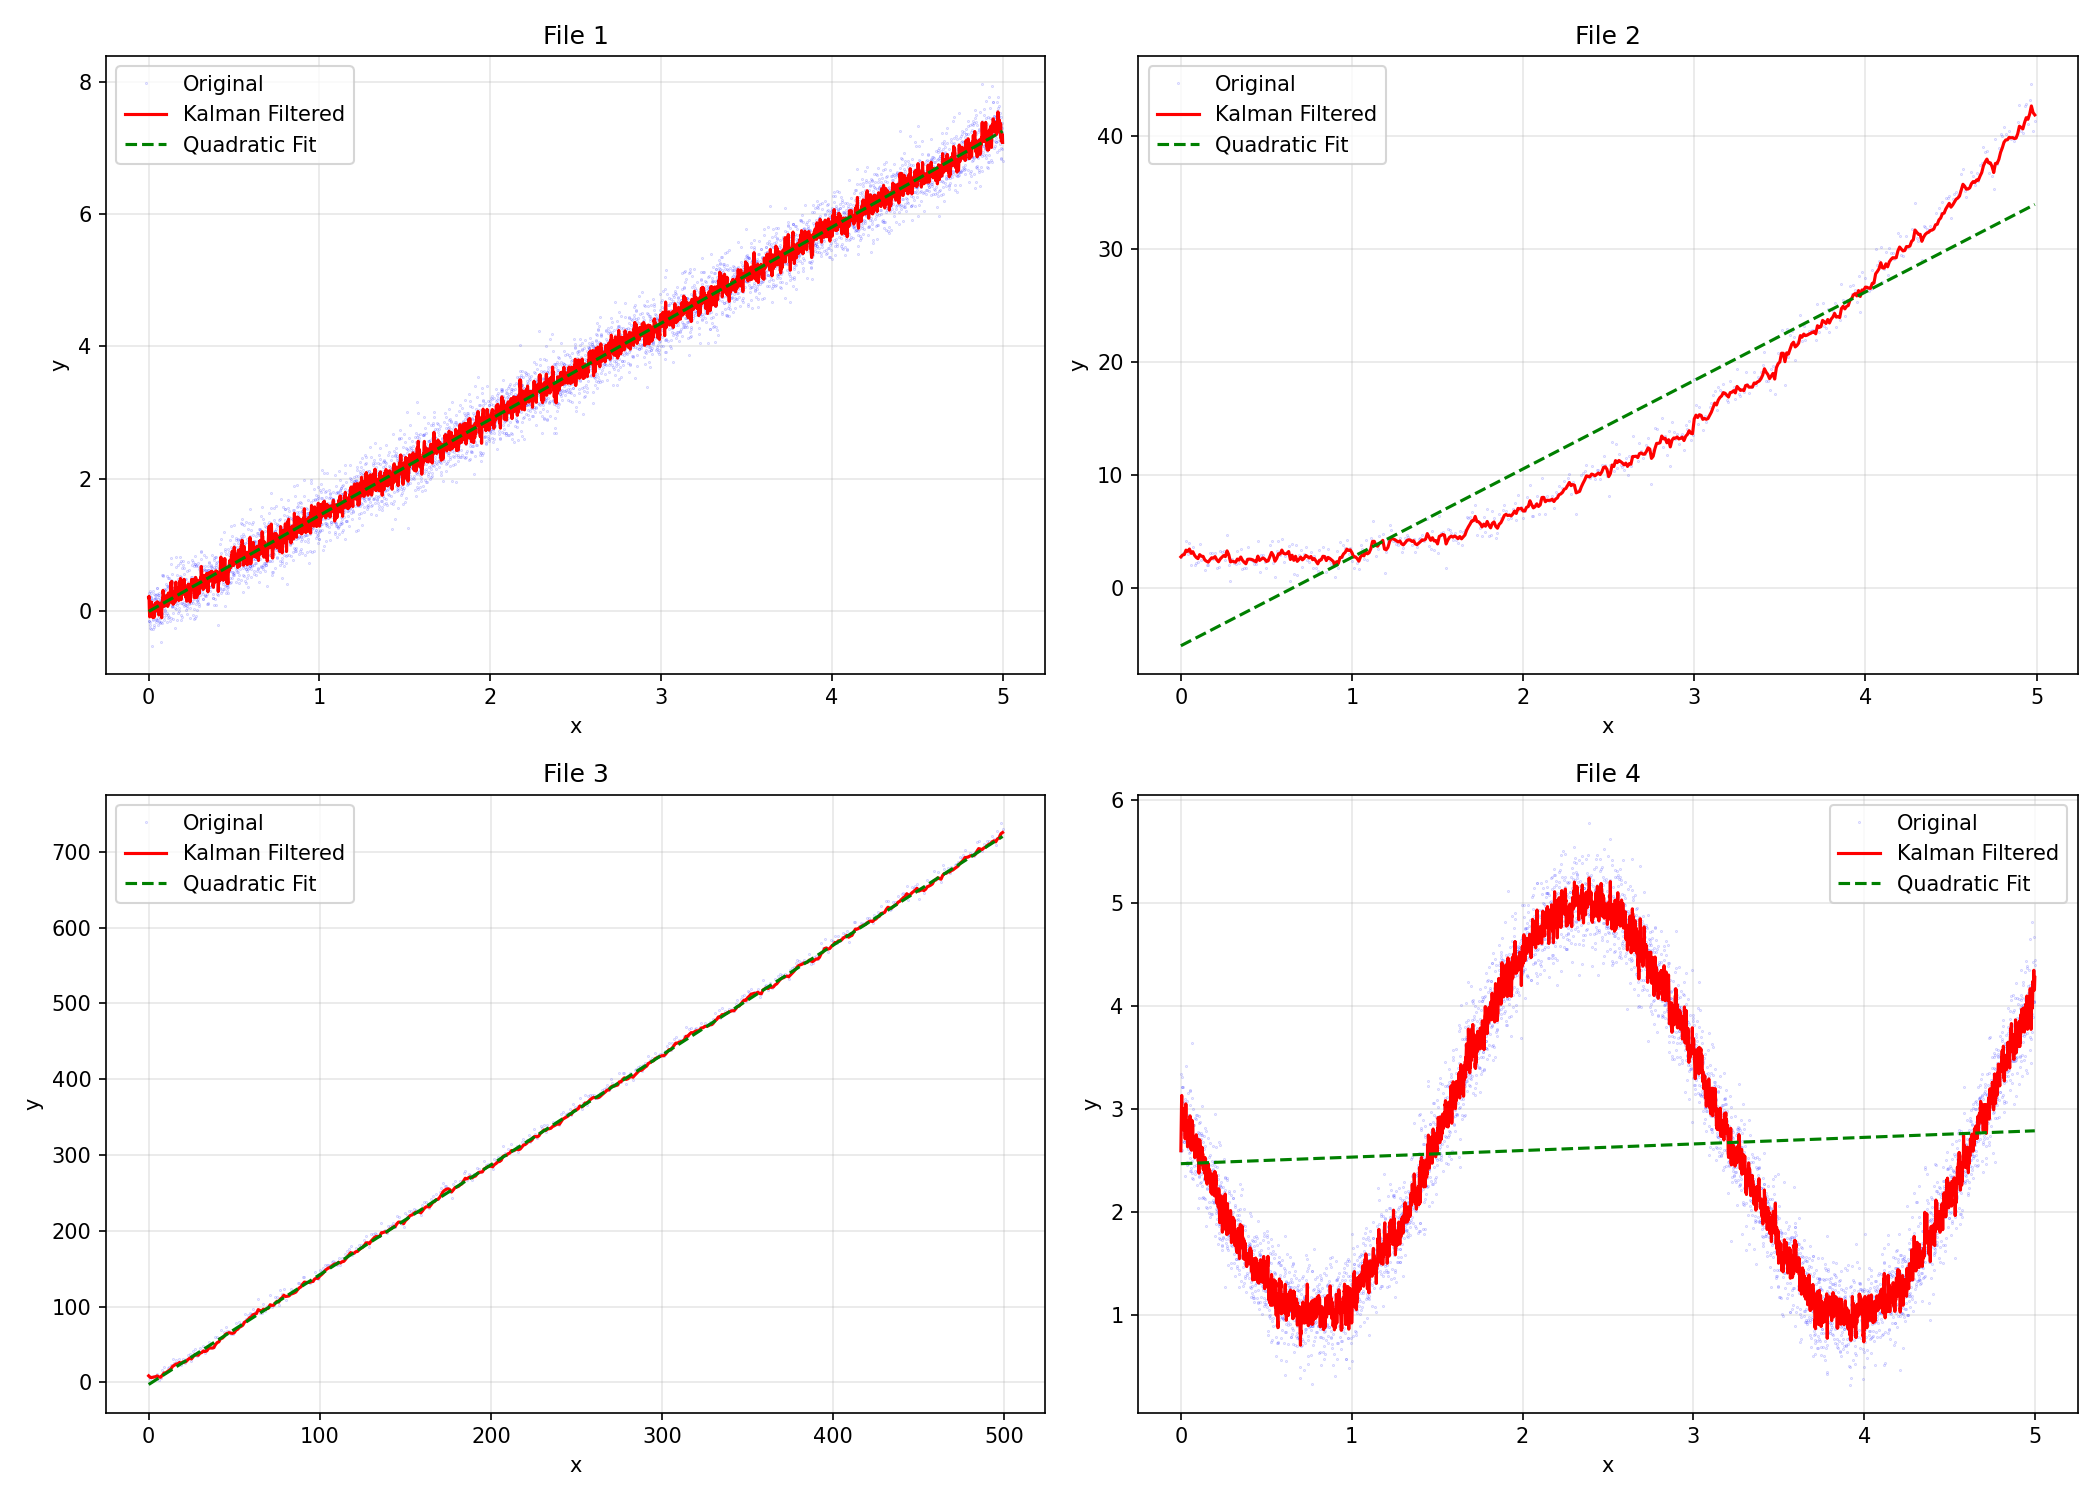

Here is the Python script that generated this plot:
#!/usr/bin/env python3
import pandas as pd
import matplotlib.pyplot as plt
import numpy as np

files = [
    ('zuoye1_1.csv', 'File 1'),
    ('zuoye1_2.csv', 'File 2'),
    ('zuoye1_3.csv', 'File 3'),
    ('zuoye1_4.csv', 'File 4')
]

fig, axes = plt.subplots(2, 2, figsize=(14, 10))
axes = axes.flatten()

for i, (filename, title) in enumerate(files):
    try:
        df = pd.read_csv(filename)
        ax = axes[i]
        
        ax.plot(df['time'], df['original'], 'b.', markersize=0.5, alpha=0.3, label='Original')
        ax.plot(df['time'], df['filtered'], 'r-', linewidth=1.5, label='Kalman Filtered')
        ax.plot(df['time'], df['fitted'], 'g--', linewidth=1.5, label='Quadratic Fit')
        
        ax.set_xlabel('x')
        ax.set_ylabel('y')
        ax.set_title(title)
        ax.legend()
        ax.grid(True, alpha=0.3)
    except FileNotFoundError:
        axes[i].text(0.5, 0.5, f'{filename} not found', ha='center', va='center')
        axes[i].set_title(title)

plt.tight_layout()
plt.savefig('zuoye1.png', dpi=150)
print("Image saved: zuoye1.png")
